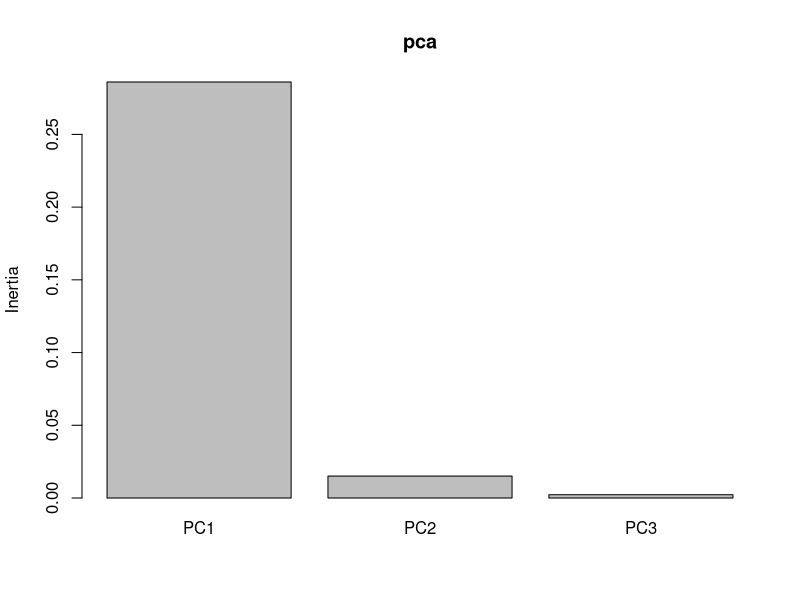
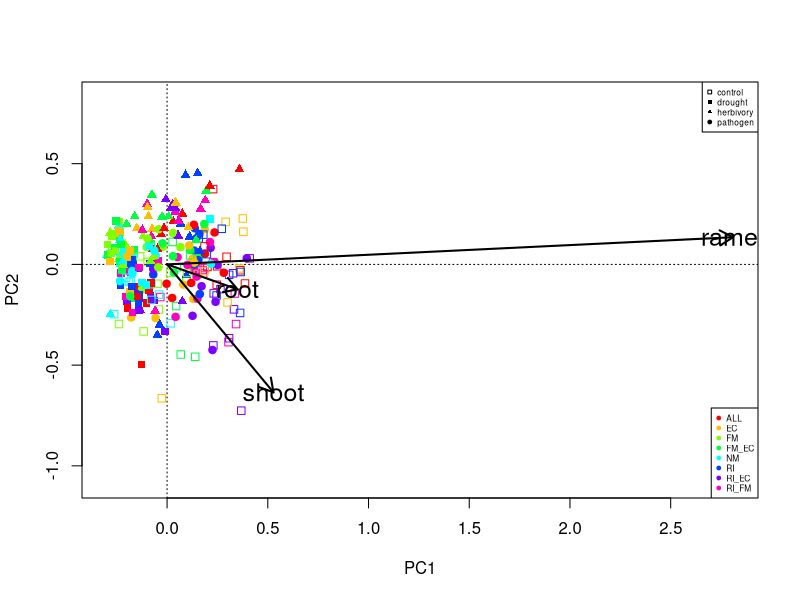

The R script that drew these images, in order:
henry_data<-read.csv(here::here("data/raw_data/data_henry.csv"),sep=";",dec=",")
henry_data<-dplyr::mutate(henry_data,biomass=henry_data$root+henry_data$shoot+henry_data$ramet)
henry_data$inok<-as.factor(henry_data$inok)
henry_data$stress<-as.factor(henry_data$stress)

pca<-vegan::rda(henry_data[,4:6])
screeplot(pca)
summary(pca)

plot(pca,type="n")
colors_inok<-rainbow(length(levels(henry_data$inok)))
points_type_stress<-c(0,15,17,19,21)[1:length(levels(henry_data$stress))]
points(pca,disp="sites",pch=points_type_stress[henry_data$stress],col=colors_inok[henry_data$inok])
arrows(0,0,vegan::scores(pca)$species[,1],vegan::scores(pca)$species[,2],lwd=2,length=0.15)
text(pca,display="sp",cex=1.5)
legend("topright",legend=levels(henry_data$stress),col="black",pch=points_type_stress,cex=0.5)
legend("bottomright",legend=levels(henry_data$inok),col=colors_inok,pch=19,cex=0.5)






